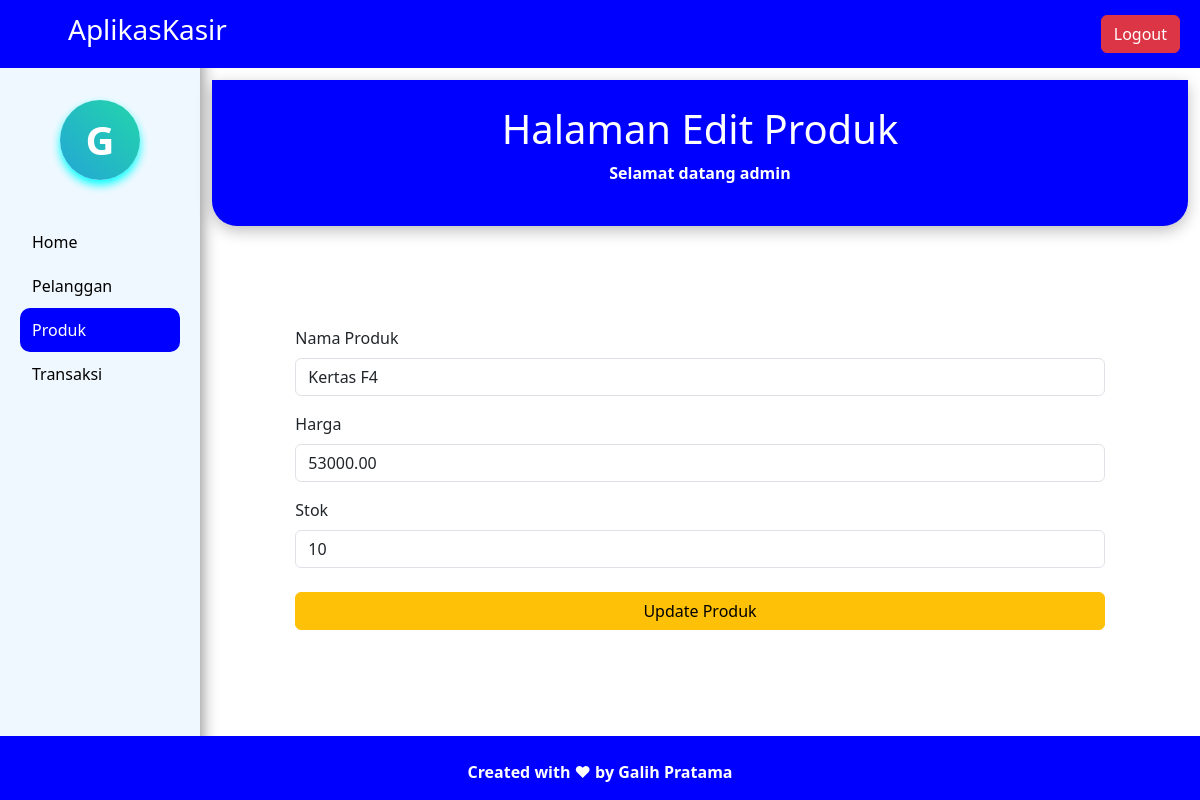
/admin/produk/edit_produk.php?id_produk=1 (signed in), run on the app's committed database.
### tables this page shows
CREATE TABLE `produk` (
  `id_produk` int(11) NOT NULL,
  `nama_produk` varchar(100) NOT NULL,
  `harga` decimal(10,2) NOT NULL,
  `stok` int(11) NOT NULL
);

### admin/produk/edit_produk.php (the view, shortened to what this page needs)
<!DOCTYPE html>
<html lang="en">
<head>
    <link rel="stylesheet" href="../../assets/css/bootstrap.min.css">
</head>
<body>
    <div class="navbar p-2">
        <div class="container-fluid">
            <h1 class="navbar-brand text-white ps-5 fs-3">AplikasKasir</h1>
            <a href="../../logout.php" class="btn btn-danger" onclick="return confirm('Apakah Kamu yakin ingin keluar')">Logout</a>
        </div>
    </div>
    <div class="container-fluid">
        <div class="row">
            <div class="col-md-2 sidebar">
                    <div class="avatar-circle">G</div>
                    <a href="../home.php" class="sidebar-link ">Home</a>
                    <a href="../pelanggan/pelanggan.php" class="sidebar-link">Pelanggan</a>
                    <a href="produk.php" class="sidebar-link active">Produk</a>
                    <a href="../transaksi/transaksi.php" class="sidebar-link">Transaksi</a>
            </div>
            <div class="col-md-10">
                <div class="header text-white text-center fw-bold">
                    <h1>Halaman Edit Produk</h1>
                    <p>Selamat datang  <?php echo $_SESSION['username'];?></p>
                </div>
                <div class="row d-flex justify-content-center gap-5">
                    <div class="col-md-10">
                        <?php
                        include '../../config.php';
                        $id_produk   =   $_GET['id_produk'];
                        $data   =   mysqli_query($conn, "SELECT*from produk where id_produk = '$id_produk'");
                        while($row = mysqli_fetch_array($data)){
                        ?>
                        <form action="update_produk.php" method="post">
                            <div class="form-group mb-3">
                                <label for="" class="form-label">Nama Produk</label>
                                <input type="text" name="nama_produk" class="form-control" value="<?php echo $row['nama_produk'];?>">
                            </div>
                            <div class="form-group mb-3">
                                <label for="" class="form-label">Harga</label>
                                <input type="number" name="harga" class="form-control" value="<?php echo $row['harga'];?>">
                            </div>
                            <div class="form-group mb-4">
                                <label for="" class="form-label">Stok</label>
                                <input type="number" name="stok" class="form-control" value="<?php echo $row['stok'];?>">
                            </div>
                            <button type="submit" class="btn btn-warning w-100">Update Produk</button>
                        </form>
                        <?php } ?>
                    </div>
                </div>
            </div>
            <footer class="position-absolute bottom-0 w-100 fw-bold text-center text-white">
                <p class="pt-4">Created with ❤ by Galih Pratama</p>
            </footer>
        </div>
    </div>
</body>
</html>

### admin/produk/edit_produk.php (style rules this page uses)
* { margin : 0 ; padding:0; }
body { height :100vh; }
.navbar { position:fixed; width:100%; z-index:999; background-color:blue; }
.sidebar { background-color:aliceblue; height:100vh; padding:50px 20px 0; box-shadow:2px 0 15px rgba(0,0,0,0.45); font-weight:500; }
.sidebar-link { text-decoration:none; color:black; display:block; padding : 10px 12px; border-radius:10px; transition:all 0.3s ease; }
.sidebar-link.active { color:white; background-color:blue; }
.avatar-circle { width:80px; height:80px; border-radius:50%; background:linear-gradient(45deg, #23a6d5, #23d5ab); display:flex; justify-content:center; align-items:center; font-size:40px; font-weight:bold; color:white; margin:50px auto 40px ; box-shadow:0 5px 10px cyan; animation:float 4s ease-in-out infinite; }
.header { background-color:blue; padding:25px 20px; margin:80px 0 100px ; border-radius:0 0 25px 25px; box-shadow:0 5px 15px rgba(0,0,0,0.25); }
footer { background-color:blue; }

### data on the page
produk: nama_produk "Kertas F4", harga "53000.00", stok "10"

### other printed values
$_SESSION['username'] "admin"
